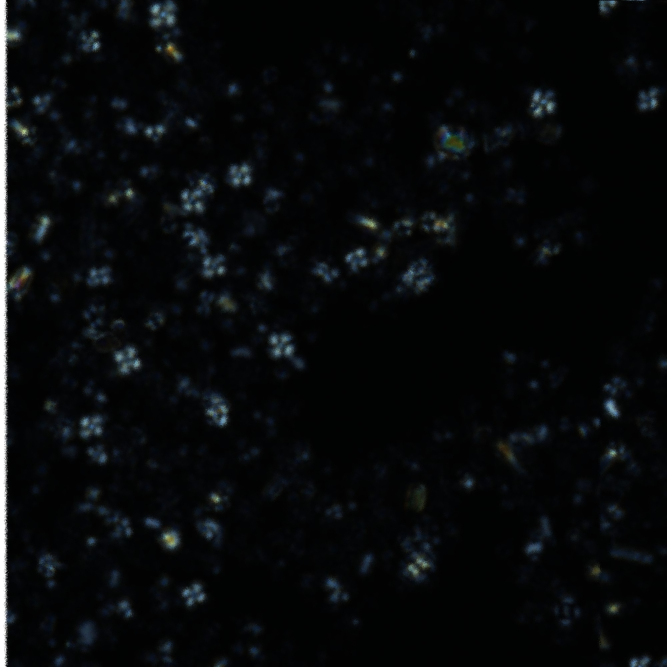
#> input picture src/images/subimagem_0_0.jpg, 2000 x 2000 px (shown at 1/3 size)
$ jupyter execute sharpened.ipynb
#> lines starting #> are read from the running program, lines starting #| are printed output that depends on the picture; after the words box and inside, x2 and y2 are one past the last pixel; in counts of white or black regions, pixels touching at a corner belong together
<h3>Pillow</h3>

[cell 1]
from PIL import Image, ImageFilter

# Load the image
image_path = '../images/subimagem_0_0.jpg'  # Specify your image path
image = Image.open(image_path)
#> image is the input picture: PIL image 2000x2000 RGB; mean R, G, B 8, 10.1, 11.2

# Apply the Lanczos resampling algorithm to resize the image
# Increase the size and then decrease it back to its original dimensions
# This is an indirect way to apply sharpening using the high-quality Lanczos filter
width, height = image.size
#> width = 2000; height = 2000
resized_image = image.resize((int(width * 2), int(height * 2)), Image.LANCZOS)  # Enlarge the image
sharpened_image = resized_image.resize((width, height), Image.LANCZOS)  # Resize it back to original

# Optionally, apply an additional sharpening filter for more pronounced effect
sharpened_image = sharpened_image.filter(ImageFilter.SHARPEN)

# Save or display the sharpened image
sharpened_image_path = 'sharpened_image.jpg'  # Specify the output path
sharpened_image.save(sharpened_image_path)
sharpened_image.show()

<h3>OpenCv</h3>

[cell 2]
import cv2
import numpy as np

# Carregar a imagem
image = cv2.imread('../images/subimagem_0_0.jpg')
#> image: shape (2000, 2000, 3)

# Converter a imagem para escala de cinza
imagem_cinza = cv2.cvtColor(image, cv2.COLOR_BGR2GRAY)

# Aplicar filtro Gaussiano para suavizar a imagem e reduzir o ruído
imagem_suavizada = cv2.GaussianBlur(imagem_cinza, (5, 5), 0)

# Aplicar o detector de bordas Canny
bordas = cv2.Canny(imagem_suavizada, 50, 150)  # Ajuste esses parâmetros conforme necessário
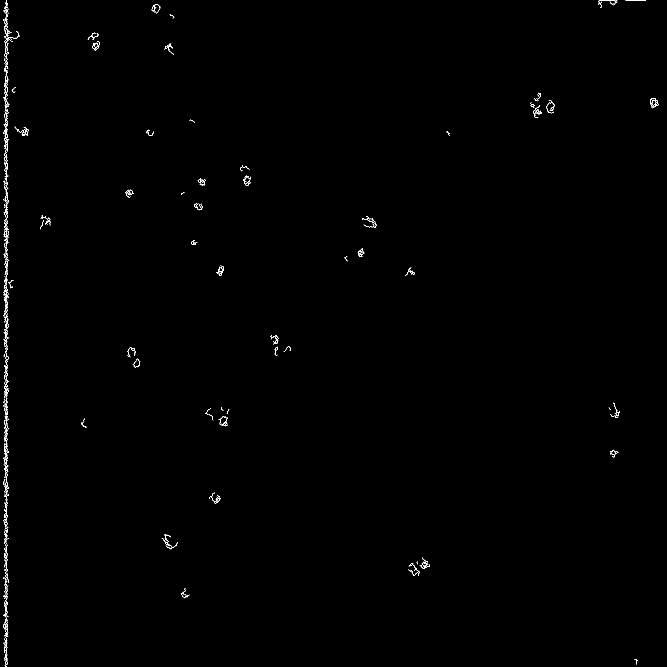
#> bordas: shape (2000, 2000) (shown at 1/3 size); 0.26% white in thin lines or dots

# Realizar o sharpening da imagem
kernel_sharpening = np.array([[-1,-1,-1],
                              [-1, 9,-1],
                              [-1,-1,-1]])
sharpened_image = cv2.filter2D(image, -1, kernel_sharpening)
#> sharpened_image: shape (2000, 2000, 3)

# Combinar a imagem original com as bordas realçadas usando adição ponderada
alpha = 0.5  # Peso para a imagem original
beta = 0.5  # Peso para as bordas realçadas
combined_image = cv2.addWeighted(image, alpha, sharpened_image, beta, 0)

# Mostrar a imagem original, a imagem realçada e a imagem combinada
cv2.imshow('Imagem Original', image)
cv2.imshow('Imagem com Bordas Realcadas', sharpened_image)
cv2.imshow('Imagem Combinada', combined_image)
cv2.waitKey(0)
cv2.destroyAllWindows()


$ run again, with src/images/image.jpg copied over src/images/subimagem_0_0.jpg
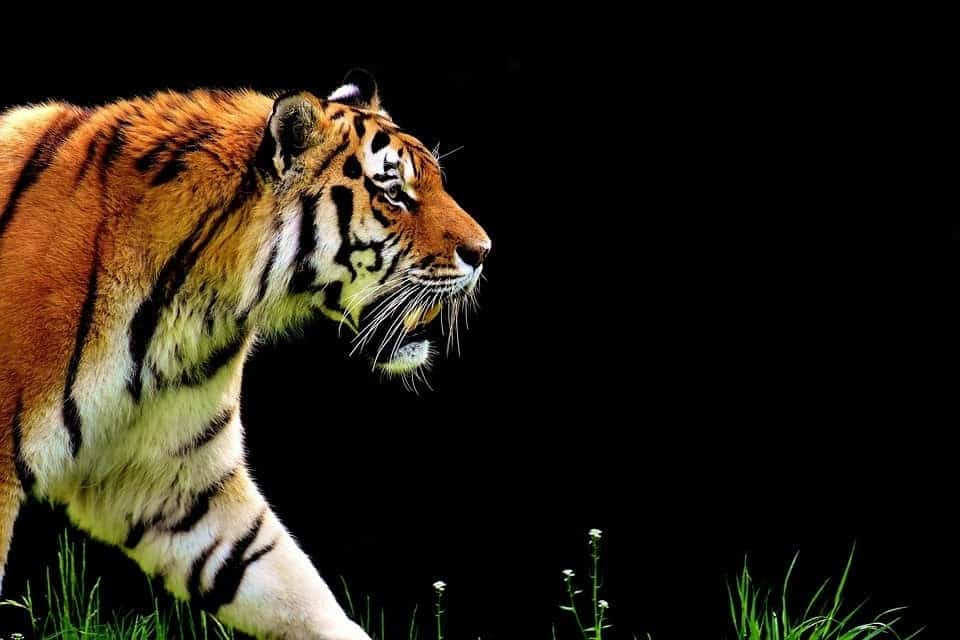
#> input picture src/images/image.jpg, 960 x 640 px
#> image is the input picture: PIL image 960x640 RGB; mean R, G, B 39.7, 32.3, 21.1
#> image: shape (640, 960, 3)
#> `bordas = cv2.Canny(imagem_suavizada, 50, 150)`:
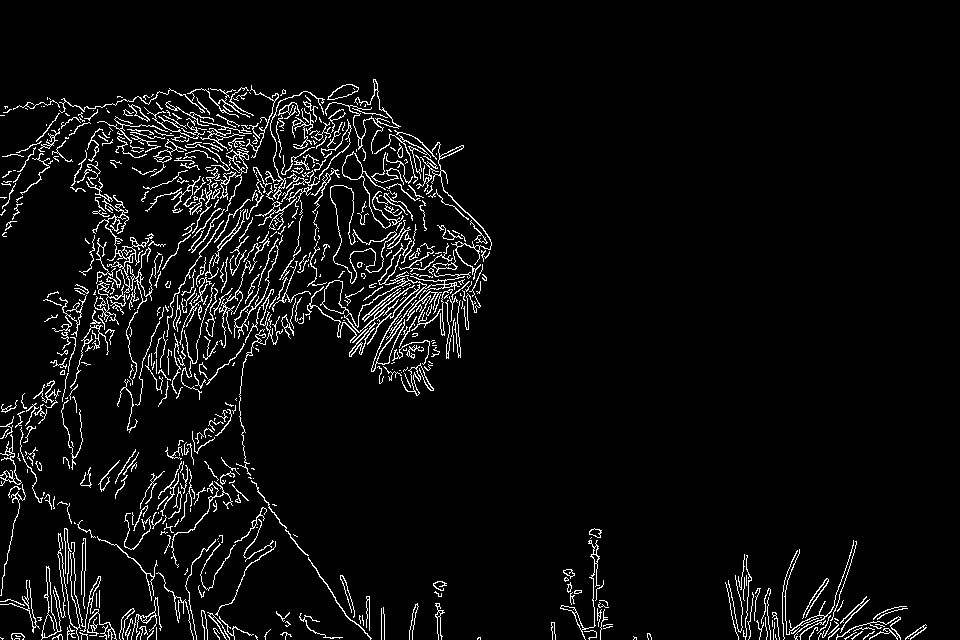
#> bordas: shape (640, 960); 5.2% white in thin lines or dots, all inside (x1, y1, x2, y2) = (0, 79, 927, 640)
#> `combined_image = cv2.addWeighted(image, alpha, sharpened_image, beta, 0)`:
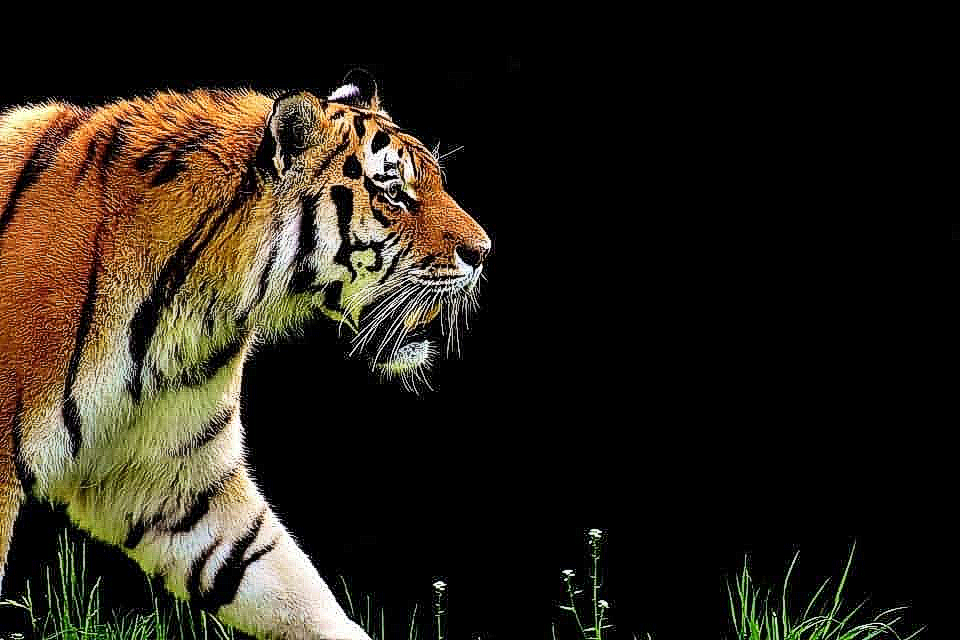
#> combined_image: shape (640, 960, 3); mean B, G, R 24.1, 34.1, 40.5
